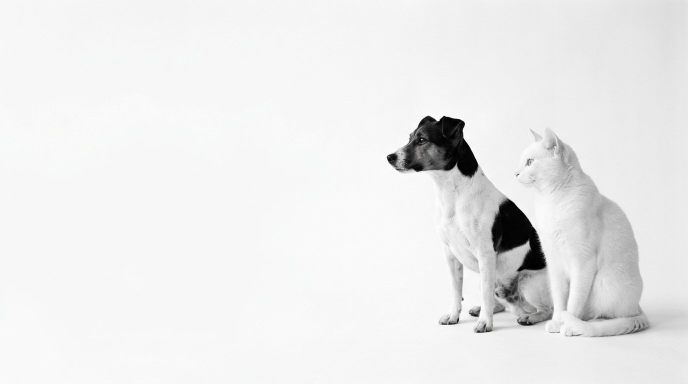
#> input picture assets/img/hero-fuente.jpg, 1376 x 768 px (shown at 1/2 size)
$ python hero.py
#> lines starting #> are read from the running program, lines starting #| are printed output that depends on the picture
#!/usr/bin/env python3
# -*- coding: utf-8 -*-
"""
GRANKHA · hero.py
Recompone la foto de portada para que salgan SIEMPRE el perro y el gato.

La foto original (1376×768) trae a los dos animales a la derecha del encuadre,
pero el marco de la portada es vertical en escritorio, así que el recorte
automático se comía al gato. Aquí se genera:

  assets/img/hero.jpg        formato vertical (mismo hueco que ocupa ahora)
  assets/img/hero-movil.jpg  formato apaisado para móvil y tablet

La foto de origen es assets/src/hero-fuente.jpg y no se toca, así que se puede
volver a ejecutar tantas veces como haga falta sin degradar la imagen.

Los dos salen de la misma foto: se amplía el fondo de estudio (un degradado
suave) repitiendo su borde superior e inferior y difuminando la unión, sin
tocar a los animales.

Uso: python3 tools/hero.py     (o con la ruta de otra foto: python3 tools/hero.py foto.jpg)
"""
import sys
from pathlib import Path
from PIL import Image, ImageFilter

ROOT = Path(__file__).resolve().parent.parent
IMG = ROOT / "assets/img"

# encuadre de escritorio (proporción medida del marco: 543×962)
VERTICAL = (1080, 1926)
# encuadre de móvil / tablet (marco 707×430 y 354×218)
APAISADO = (1600, 988)


def extender_vertical(img: Image.Image, alto: int) -> Image.Image:
    """Coloca la foto en el centro y prolonga el fondo repitiendo sus bordes."""
    w, h = img.size
    if h == alto:
        return img
    canvas = Image.new("RGB", (w, alto), (250, 250, 250))
    if h < alto:
        arriba = int((alto - h) * 0.66)
        canvas.paste(img, (0, arriba))
        # fondo continuado: se estira la primera y la última fila de la foto.
        # Se promedia en horizontal (bajar y volver a subir) para que el degradado
        # del estudio no arrastre bandas verticales al estirarlo.
        def banda(y, alto_banda):
            b = img.crop((0, y, w, y + 1)).resize((w, alto_banda), Image.LANCZOS)
            prom = b.resize((max(1, w // 12), alto_banda), Image.LANCZOS)
            return prom.resize((w, alto_banda), Image.LANCZOS)

        fila_top = banda(0, arriba + 1)
        fila_bot = banda(h - 1, alto - arriba - h + 1)
        canvas.paste(fila_top, (0, 0))
        canvas.paste(fila_bot, (0, arriba + h - 1))
        # se difumina la unión para que no se note la costura
        union = 70
        for y0 in (arriba, arriba + h - union):
            tira = canvas.crop((0, max(0, y0 - union // 2), w, min(alto, y0 + union // 2)))
            canvas.paste(tira.filter(ImageFilter.GaussianBlur(14)), (0, max(0, y0 - union // 2)))
        return canvas
    return img.crop((0, (h - alto) // 2, w, (h - alto) // 2 + alto))


def main():
    # la foto original de estudio (nunca se sobrescribe)
    origen = Path(sys.argv[1]) if len(sys.argv) > 1 else IMG / "hero-fuente.jpg"
    src = Image.open(origen).convert("RGB")
#> src is the input picture: PIL image 1376x768 RGB; mean R, G, B 234.8, 234.9, 234.8
    print(f"· foto de origen: {origen.name} {src.size}")
#| · foto de origen: hero-fuente.jpg (1376, 768)

    # la pareja (perro + gato) ocupa, en la foto original, de x≈760 a x≈1330
    pareja_izq, pareja_der = 780, 1345
    ancho_pareja = pareja_der - pareja_izq

    # ---------------------------------------------------- 1) versión vertical
    escala = (VERTICAL[0] * 0.72) / ancho_pareja        # la pareja al 72 % del ancho
    grande = src.resize((round(src.width * escala), round(src.height * escala)), Image.LANCZOS)
    # ventana horizontal: la pareja queda a la derecha, con aire a la izquierda
    x0 = round(pareja_der * escala) - int(VERTICAL[0] * 0.79)
    x0 = max(0, min(x0, grande.width - VERTICAL[0]))
#> x0 = 814
    recorte = grande.crop((x0, 0, x0 + VERTICAL[0], grande.height))
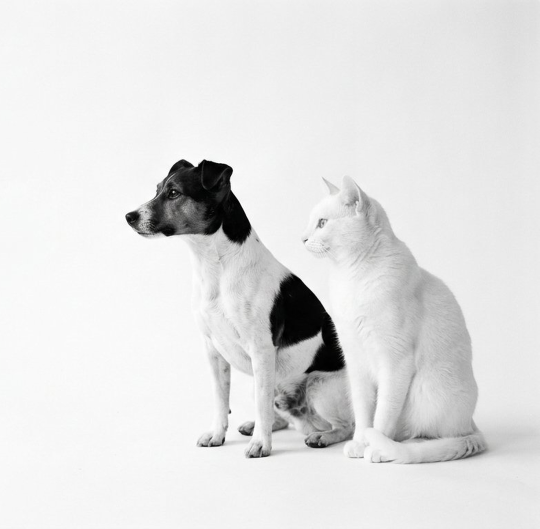
#> recorte: PIL image 1080x1057 RGB (shown at 1/2 size); mean R, G, B 225.5, 225.5, 225.5
    vertical = extender_vertical(recorte, VERTICAL[1])
#> in extender_vertical, `canvas = Image.new("RGB", (w, alto), (250, 250, 250))`: canvas: PIL image 1080x1926 RGB; every value is 250
#> in banda, `prom = b.resize((max(1, w // 12), alto_banda), Image.LANCZOS)`:
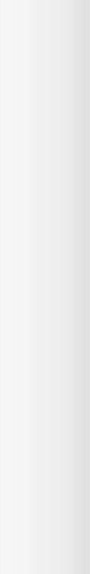
#> prom: PIL image 90x574 RGB; min 223, max 246, mean 238.7
#> call 2 of banda, with y = 1056, alto_banda = 297
#> in banda (call 2), `b = img.crop((0, y, w, y + 1)).resize((w, alto_banda), Image.LANCZOS)`:
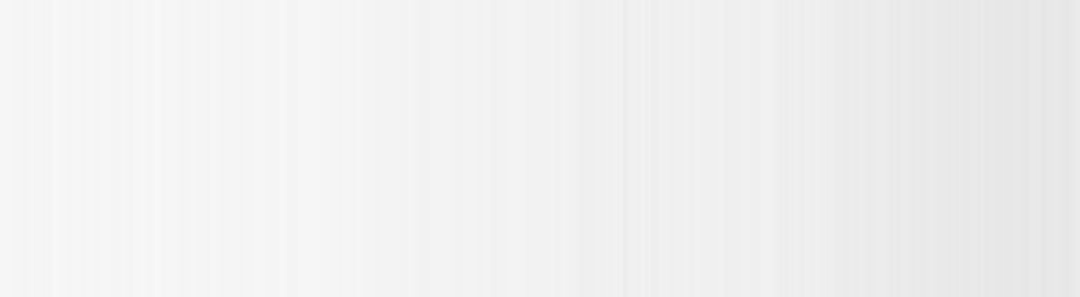
#> b: PIL image 1080x297 RGB; min 229, max 248, mean 240.6
#> in banda (call 2), `prom = b.resize((max(1, w // 12), alto_banda), Image.LANCZOS)`:
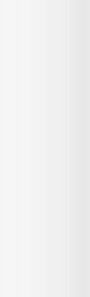
#> prom: PIL image 90x297 RGB; min 231, max 246, mean 240.6
#> in extender_vertical, `canvas.paste(fila_top, (0, 0))`:
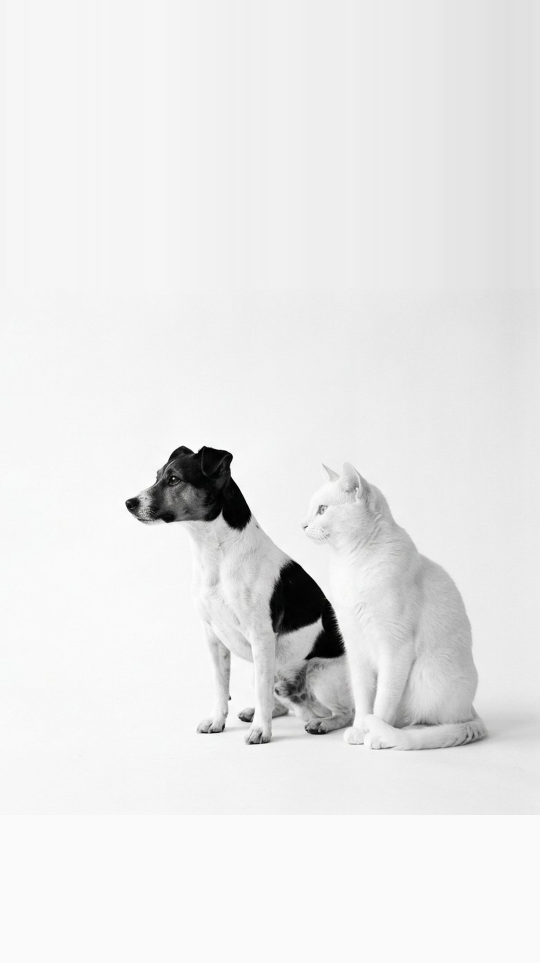
#> canvas: PIL image 1080x1926 RGB (shown at 1/2 size); mean R, G, B 233.2, 233.2, 233.2
#> the loop in extender_vertical, `for y0 in (arriba, arriba + h - union):` made 2 passes
#> pass 1, in extender_vertical, `tira = canvas.crop((0, max(0, y0 - union // 2), w, min(alto, y0 + unio..`:
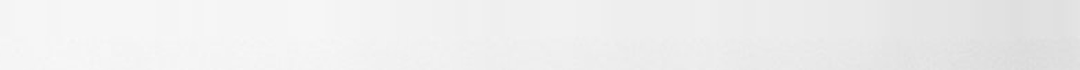
#> tira: PIL image 1080x70 RGB; min 218, max 248, mean 238.1
    vertical.save(IMG / "hero.jpg", "JPEG", quality=88, optimize=True, progressive=True)
    print(f"  ✓ assets/img/hero.jpg {vertical.size}  (perro + gato, alineados a la derecha)")
#|   ✓ assets/img/hero.jpg (1080, 1926)  (perro + gato, alineados a la derecha)

    # ---------------------------------------------------- 2) versión apaisada
    # Mismo encuadre que la foto original, recortado un poco por abajo: los dos
    # animales se ven grandes y juntos, sin ampliar nada.
    ancho, alto = src.size
#> ancho = 1376; alto = 768
    corte_abajo = 120
    apaisado = src.crop((0, 0, ancho, alto - corte_abajo))
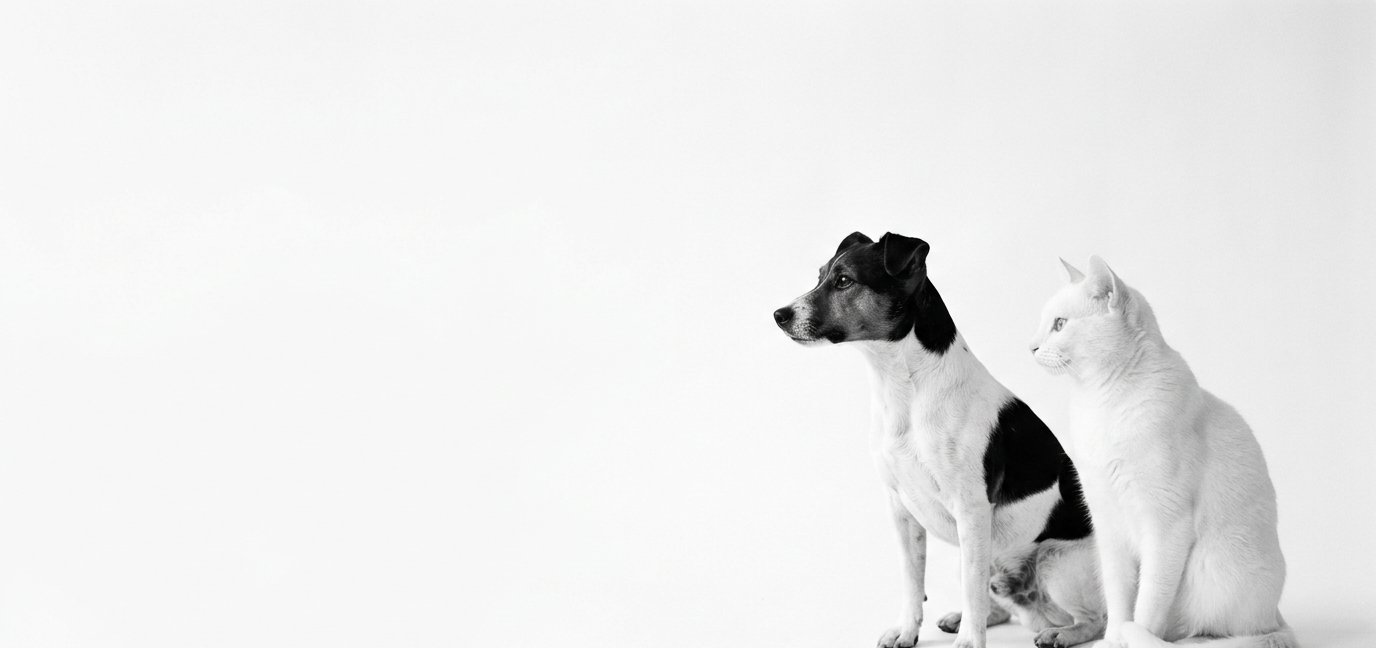
#> apaisado: PIL image 1376x648 RGB; mean R, G, B 233.5, 233.6, 233.5
    apaisado.save(IMG / "hero-movil.jpg", "JPEG", quality=88, optimize=True, progressive=True)
    print(f"  ✓ assets/img/hero-movil.jpg {apaisado.size}  (para móvil y tablet)")
#|   ✓ assets/img/hero-movil.jpg (1376, 648)  (para móvil y tablet)


if __name__ == "__main__":
    main()
